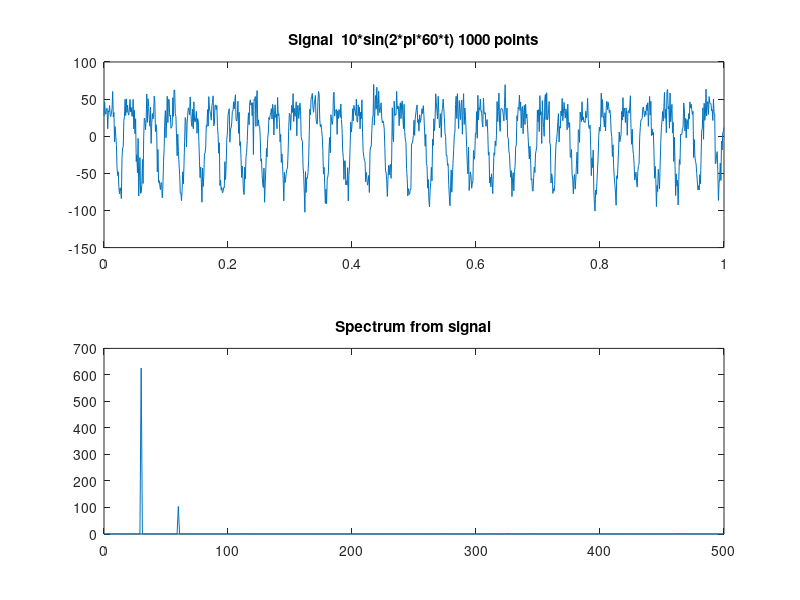
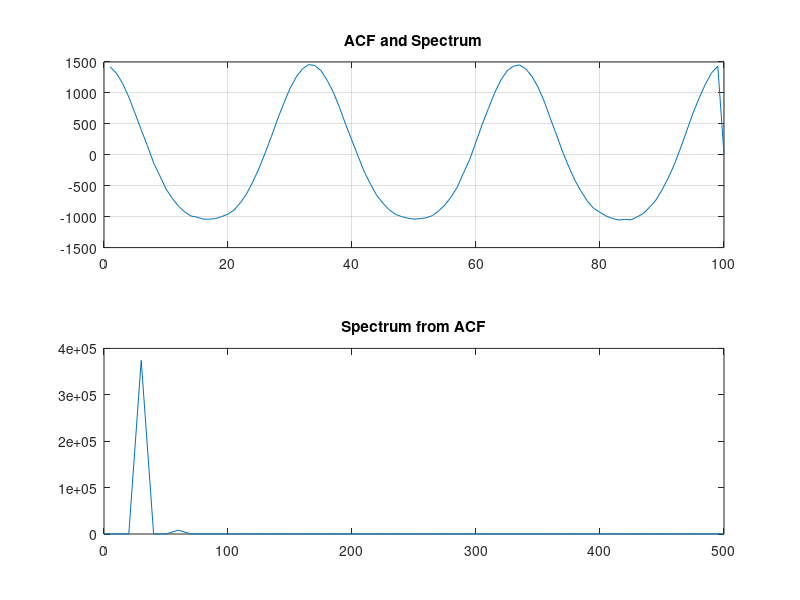

The MATLAB source for these figures, in order:
 clc;clear;close all;
%% generate a model signal in physical space
step_t=0.001; 
first_step=0;
last_step=1;
t=first_step:step_t:last_step;         

%% generate signal
Noise=0;
Noise=(wgn(1001,1,23))';
y=  50*sin(2*pi*30*t) + 20*cos(2*pi*60*t)+Noise;

%% plotting graph
figure('name', 'Signal and its Spectrum')
subplot(2,1,1), plot(t,y); title('Signal  10*sin(2*pi*60*t) 1000 points')


%% MatLab Guide
% http://www.mathworks.com/help/matlab/ref/fft.html , ñì. òàêæå ñòð 63 Ñåðãèåíêî
fourier=fft(y );     
N_=length(fourier);
f_ = (1 / step_t)  *   (   0:    (N_/2)   )    /    N_; 
  
a=(fourier.*conj(fourier))/(N_*N_); % Spectrum density. Which density have every frequency 
a = a(1:N_ /2+1);   % get half due to parity                                       
% a(2:end-1) = 4*a(2:end-1);  % NORMALIZATION!!
subplot(2,1,2), plot(f_ ,a ); title('Spectrum from signal')

%% amplitude
amplitude_of_signal = abs(fourier)/N_; % normalization
amplitude_of_signal = amplitude_of_signal(1:N_ /2+1);      
amplitude_of_signal=amplitude_of_signal*2; % amplitude is split by two due to parity, half in negative part, half in positive, so we need only half multiply by two 

%subplot(4,1,3), plot(f_ ,amplitude_of_signal ); title('Àìïëèòóäà ñèãíàëà íåçàâèñèìûõ ÷àñòîò')
%%
% we better use loglog because if we have for instance Noise in our signal
% it can be easily seen in Logarithmic scale
% subplot(4,1,4),  loglog(f_,a);title('Ñïåêòðàëüíàÿ ìîùíîñòü ñèãíàëà â ëîãàðèôìè÷åñêîì ìàñøòàáå')

%% through autocorrelation function 
% we have 1000 points, so ACF should be around 100 points
% but still there are problems with normalization  !    : - (
Avarage_value_of_signal = mean(y);
V=0;
S=0;
N_ = length(   y    );
ACF_signal=zeros(1,100);
for j=1:99;
    S=0;
    A=0;
    for i=1:N_ - j
        A= (  y(i) - Avarage_value_of_signal   )*(   y(i+j)    -     Avarage_value_of_signal     );
        S=S+A;
    end
    ACF_signal(j) = S    /   (i);
end

figure('name', 'ACF and its Spectrum'); subplot(2,1,1)
plot(ACF_signal);
title('  ACF and Spectrum  ');  grid on;

%% Spectrun from ACF
% and again no clue about normalization! 
fourier=fft(ACF_signal );     
N_=length(fourier);
f_ = (1 / step_t)  *   (   0:    (N_/2)   )    /    N_; 
  
a=(fourier.*conj(fourier))/(N_*N_);  
a = a(1:N_ /2+1);                                     
%a(2:end-1) = 4*a(2:end-1); 
subplot(2,1,2), plot(f_ ,a ); title('Spectrum from ACF');

